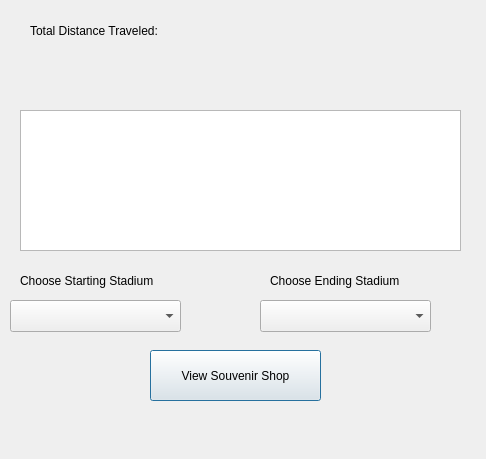
<?xml version="1.0" encoding="UTF-8"?>
<ui version="4.0">
 <class>customtrip</class>
 <widget class="QDialog" name="customtrip">
  <property name="geometry">
   <rect>
    <x>0</x>
    <y>0</y>
    <width>486</width>
    <height>459</height>
   </rect>
  </property>
  <property name="windowTitle">
   <string>Dialog</string>
  </property>
  <widget class="QLabel" name="label">
   <property name="geometry">
    <rect>
     <x>30</x>
     <y>20</y>
     <width>371</width>
     <height>21</height>
    </rect>
   </property>
   <property name="text">
    <string>Total Distance Traveled: </string>
   </property>
  </widget>
  <widget class="QTableView" name="tableView">
   <property name="geometry">
    <rect>
     <x>20</x>
     <y>110</y>
     <width>441</width>
     <height>141</height>
    </rect>
   </property>
  </widget>
  <widget class="QLabel" name="label_2">
   <property name="geometry">
    <rect>
     <x>40</x>
     <y>79</y>
     <width>261</width>
     <height>31</height>
    </rect>
   </property>
   <property name="text">
    <string/>
   </property>
  </widget>
  <widget class="QPushButton" name="pushButton_3">
   <property name="geometry">
    <rect>
     <x>150</x>
     <y>350</y>
     <width>171</width>
     <height>51</height>
    </rect>
   </property>
   <property name="text">
    <string>View Souvenir Shop</string>
   </property>
  </widget>
  <widget class="QLabel" name="label_3">
   <property name="geometry">
    <rect>
     <x>20</x>
     <y>270</y>
     <width>171</width>
     <height>21</height>
    </rect>
   </property>
   <property name="text">
    <string>Choose Starting Stadium</string>
   </property>
  </widget>
  <widget class="QLabel" name="label_4">
   <property name="geometry">
    <rect>
     <x>270</x>
     <y>270</y>
     <width>181</width>
     <height>21</height>
    </rect>
   </property>
   <property name="text">
    <string>Choose Ending Stadium</string>
   </property>
  </widget>
  <widget class="QComboBox" name="comboBox">
   <property name="geometry">
    <rect>
     <x>10</x>
     <y>300</y>
     <width>171</width>
     <height>32</height>
    </rect>
   </property>
  </widget>
  <widget class="QComboBox" name="comboBox_2">
   <property name="geometry">
    <rect>
     <x>260</x>
     <y>300</y>
     <width>171</width>
     <height>32</height>
    </rect>
   </property>
  </widget>
 </widget>
 <resources/>
 <connections/>
</ui>
